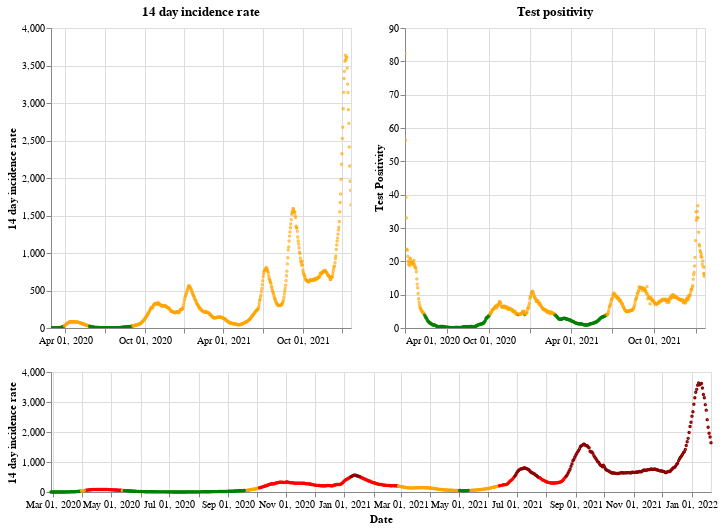

Notebook code for this chart:
### Markdown cell above
## Scotland

### Code cell
plot_traffic_light('Scotland')

### Figure 1 — Vega-Lite specification as saved in the notebook (floating-point values rounded to 4 significant figures; data arrays with more than 128 entries replaced by an {"elided": "..."} marker saying what was removed)
{"config": {"view": {"continuousWidth": 400, "continuousHeight": 300}}, "vconcat": [{"hconcat": [{"mark": {"type": "point", "size": 2}, "encoding": {"color": {"condition": {"value": "green", "test": "(datum.twoWeeklyCasesRate <= 25)"}, "value": "orange"}, "tooltip": [{"type": "nominal", "field": "areaName"}, {"type": "temporal", "field": "date"}, {"type": "quantitative", "field": "twoWeeklyCasesRate"}, {"type": "quantitative", "field": "testPositivity"}], "x": {"type": "temporal", "axis": {"title": ""}, "field": "date", "scale": {"domain": {"selection": "DateBrush"}}, "timeUnit": "yearmonthdate"}, "y": {"type": "quantitative", "axis": {"title": "14 day incidence rate"}, "field": "twoWeeklyCasesRate"}}, "title": "14 day incidence rate", "width": 300}, {"mark": {"type": "point", "size": 2}, "encoding": {"color": {"condition": {"value": "green", "test": "(datum.testPositivity <= 4)"}, "value": "orange"}, "tooltip": [{"type": "nominal", "field": "areaName"}, {"type": "temporal", "field": "date"}, {"type": "quantitative", "field": "twoWeeklyCasesRate"}, {"type": "quantitative", "field": "testPositivity"}], "x": {"type": "temporal", "axis": {"title": ""}, "field": "date", "scale": {"domain": {"selection": "DateBrush"}}, "timeUnit": "yearmonthdate"}, "y": {"type": "quantitative", "axis": {"title": "Test Positivity"}, "field": "testPositivity"}}, "title": "Test positivity", "width": 300}]}, {"layer": [{"mark": {"type": "point", "size": 2}, "encoding": {"color": {"condition": {"value": "orange", "test": "(((datum.testPositivity < 4) && (datum.twoWeeklyCasesRate >= 50)) && (datum.twoWeeklyCasesRate < 200))"}, "value": "red"}, "opacity": {"condition": {"value": 1, "test": "((datum.twoWeeklyCasesRate >= 50) && (datum.twoWeeklyCasesRate < 500))"}, "value": 0}, "tooltip": [{"type": "nominal", "field": "areaName"}, {"type": "temporal", "field": "date"}, {"type": "quantitative", "field": "twoWeeklyCasesRate"}, {"type": "quantitative", "field": "testPositivity"}], "x": {"type": "temporal", "axis": {"title": "Date"}, "field": "date", "timeUnit": "yearmonthdate"}, "y": {"type": "quantitative", "axis": {"title": "14 day incidence rate"}, "field": "twoWeeklyCasesRate"}}, "selection": {"DateBrush": {"type": "interval", "encodings": ["x"], "fields": ["Time"]}}}, {"mark": {"type": "point", "size": 2}, "encoding": {"color": {"value": "darkred"}, "opacity": {"condition": {"value": 1, "test": "(datum.twoWeeklyCasesRate >= 500)"}, "value": 0}, "tooltip": [{"type": "nominal", "field": "areaName"}, {"type": "temporal", "field": "date"}, {"type": "quantitative", "field": "twoWeeklyCasesRate"}, {"type": "quantitative", "field": "testPositivity"}], "x": {"type": "temporal", "axis": {"title": "Date"}, "field": "date", "timeUnit": "yearmonthdate"}, "y": {"type": "quantitative", "axis": {"title": "14 day incidence rate"}, "field": "twoWeeklyCasesRate"}}}, {"mark": {"type": "point", "size": 2}, "encoding": {"color": {"condition": {"value": "green", "test": "((datum.testPositivity < 4) && (datum.twoWeeklyCasesRate < 50))"}, "value": "orange"}, "opacity": {"condition": {"value": 1, "test": "(datum.twoWeeklyCasesRate < 50)"}, "value": 0}, "tooltip": [{"type": "nominal", "field": "areaName"}, {"type": "temporal", "field": "date"}, {"type": "quantitative", "field": "twoWeeklyCasesRate"}, {"type": "quantitative", "field": "testPositivity"}], "x": {"type": "temporal", "axis": {"title": "Date"}, "field": "date", "timeUnit": "yearmonthdate"}, "y": {"type": "quantitative", "axis": {"title": "14 day incidence rate"}, "field": "twoWeeklyCasesRate"}}}], "height": 120, "width": 660}], "data": {"name": "data-ab6f1d175d66964a64fcaa7ee8a86c7a"}, "$schema": "https://vega.github.io/schema/vega-lite/v4.8.1.json", "datasets": {"data-ab6f1d175d66964a64fcaa7ee8a86c7a": {"elided": "694 records"}}}
